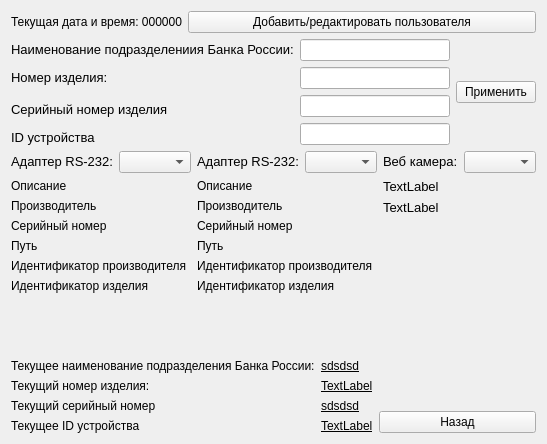
  <widget class="QWidget" name="centralwidget">
   <layout class="QGridLayout" name="gridLayout_4">
    <item row="0" column="0">
     <widget class="QLabel" name="label_2">
      <property name="text">
       <string>&lt;html&gt;&lt;head/&gt;&lt;body&gt;&lt;p&gt;Текущая дата и время: 000000&lt;/p&gt;&lt;/body&gt;&lt;/html&gt;</string>
      </property>
     </widget>
    </item>
    <item row="0" column="1" colspan="2">
     <widget class="QPushButton" name="pushButton">
      <property name="text">
       <string>Добавить/редактировать пользователя</string>
      </property>
     </widget>
    </item>
    <item row="1" column="0" colspan="3">
     <layout class="QHBoxLayout" name="horizontalLayout_5">
      <item>
       <layout class="QGridLayout" name="gridLayout">
        <item row="0" column="0">
         <widget class="QLabel" name="label_4">
          <property name="text">
           <string>&lt;html&gt;&lt;head/&gt;&lt;body&gt;&lt;p&gt;&lt;span style=&quot; font-size:10pt;&quot;&gt;Наименование подразделениия Банка России:&lt;/span&gt;&lt;/p&gt;&lt;/body&gt;&lt;/html&gt;</string>
          </property>
          <property name="alignment">
           <set>Qt::AlignLeading|Qt::AlignLeft|Qt::AlignVCenter</set>
          </property>
         </widget>
        </item>
        <item row="0" column="1">
         <widget class="QLineEdit" name="BankName">
          <property name="text">
           <string/>
          </property>
         </widget>
        </item>
        <item row="1" column="0">
         <widget class="QLabel" name="label_6">
          <property name="mouseTracking">
           <bool>true</bool>
          </property>
          <property name="text">
           <string>&lt;html&gt;&lt;head/&gt;&lt;body&gt;&lt;p&gt;&lt;span style=&quot; font-size:10pt;&quot;&gt;Номер изделия:&lt;/span&gt;&lt;/p&gt;&lt;/body&gt;&lt;/html&gt;</string>
          </property>
          <property name="alignment">
           <set>Qt::AlignLeading|Qt::AlignLeft|Qt::AlignVCenter</set>
          </property>
         </widget>
        </item>
        <item row="1" column="1">
         <widget class="QLineEdit" name="UnitNumber">
          <property name="text">
           <string/>
          </property>
         </widget>
        </item>
        <item row="2" column="0" rowspan="2">
         <widget class="QLabel" name="label_17">
          <property name="text">
           <string>&lt;html&gt;&lt;head/&gt;&lt;body&gt;&lt;p&gt;&lt;span style=&quot; font-size:10pt;&quot;&gt;Серийный номер изделия&lt;/span&gt;&lt;/p&gt;&lt;/body&gt;&lt;/html&gt;</string>
          </property>
          <property name="alignment">
           <set>Qt::AlignLeading|Qt::AlignLeft|Qt::AlignVCenter</set>
          </property>
         </widget>
        </item>
        <item row="2" column="1">
         <widget class="QLineEdit" name="Machine_serial">
          <property name="text">
           <string/>
          </property>
         </widget>
        </item>
        <item row="3" column="1" rowspan="2">
         <widget class="QLineEdit" name="Machine_ID">
          <property name="text">
           <string/>
          </property>
         </widget>
        </item>
        <item row="4" column="0">
         <widget class="QLabel" name="label_18">
          <property name="mouseTracking">
           <bool>true</bool>
          </property>
          <property name="text">
           <string>&lt;html&gt;&lt;head/&gt;&lt;body&gt;&lt;p&gt;&lt;span style=&quot; font-size:10pt;&quot;&gt;ID устройства&lt;/span&gt;&lt;/p&gt;&lt;/body&gt;&lt;/html&gt;</string>
          </property>
          <property name="alignment">
           <set>Qt::AlignLeading|Qt::AlignLeft|Qt::AlignVCenter</set>
          </property>
         </widget>
        </item>
       </layout>
      </item>
      <item>
       <widget class="QPushButton" name="pushButton_2">
        <property name="text">
         <string> Применить </string>
        </property>
       </widget>
      </item>
     </layout>
    </item>
    <item row="2" column="0" colspan="3">
     <layout class="QHBoxLayout" name="horizontalLayout_3">
      <item>
       <layout class="QVBoxLayout" name="verticalLayout_2">
        <item>
         <layout class="QHBoxLayout" name="horizontalLayout">
          <item>
           <widget class="QLabel" name="label_9">
            <property name="sizePolicy">
             <sizepolicy hsizetype="Fixed" vsizetype="Preferred">
              <horstretch>0</horstretch>
              <verstretch>0</verstretch>
             </sizepolicy>
            </property>
            <property name="text">
             <string>&lt;html&gt;&lt;head/&gt;&lt;body&gt;&lt;p&gt;&lt;span style=&quot; font-size:10pt;&quot;&gt;Адаптер RS-232:&lt;/span&gt;&lt;/p&gt;&lt;/body&gt;&lt;/html&gt;</string>
            </property>
            <property name="alignment">
             <set>Qt::AlignRight|Qt::AlignTrailing|Qt::AlignVCenter</set>
            </property>
           </widget>
          </item>
          <item>
           <widget class="QComboBox" name="serialPortInfoListBox">
            <property name="sizePolicy">
             <sizepolicy hsizetype="Preferred" vsizetype="Fixed">
              <horstretch>0</horstretch>
              <verstretch>0</verstretch>
             </sizepolicy>
            </property>
           </widget>
          </item>
         </layout>
        </item>
        <item>
         <layout class="QVBoxLayout" name="verticalLayout">
          <item>
           <widget class="QLabel" name="label_11">
            <property name="text">
             <string>Описание</string>
            </property>
           </widget>
          </item>
          <item>
           <widget class="QLabel" name="label_12">
            <property name="text">
             <string>Производитель</string>
            </property>
           </widget>
          </item>
          <item>
           <widget class="QLabel" name="label_13">
            <property name="text">
             <string>Серийный номер</string>
            </property>
           </widget>
          </item>
          <item>
           <widget class="QLabel" name="label_14">
            <property name="text">
             <string>Путь</string>
            </property>
           </widget>
          </item>
          <item>
           <widget class="QLabel" name="label_15">
            <property name="text">
             <string>Идентификатор производителя</string>
            </property>
           </widget>
          </item>
          <item>
           <widget class="QLabel" name="label_16">
            <property name="text">
             <string>Идентификатор изделия</string>
            </property>
           </widget>
          </item>
          <item>
           <spacer name="verticalSpacer">
            <property name="orientation">
             <enum>Qt::Vertical</enum>
            </property>
            <property name="sizeHint" stdset="0">
             <size>
              <width>20</width>
              <height>40</height>
             </size>
            </property>
           </spacer>
          </item>
         </layout>
        </item>
       </layout>
      </item>
      <item>
       <layout class="QVBoxLayout" name="verticalLayout_6">
        <item>
         <layout class="QHBoxLayout" name="horizontalLayout_4">
          <item>
           <widget class="QLabel" name="label_24">
            <property name="sizePolicy">
             <sizepolicy hsizetype="Fixed" vsizetype="Preferred">
              <horstretch>0</horstretch>
              <verstretch>0</verstretch>
             </sizepolicy>
            </property>
            <property name="text">
             <string>&lt;html&gt;&lt;head/&gt;&lt;body&gt;&lt;p&gt;&lt;span style=&quot; font-size:10pt;&quot;&gt;Адаптер RS-232:&lt;/span&gt;&lt;/p&gt;&lt;/body&gt;&lt;/html&gt;</string>
            </property>
            <property name="alignment">
             <set>Qt::AlignRight|Qt::AlignTrailing|Qt::AlignVCenter</set>
            </property>
           </widget>
          </item>
          <item>
           <widget class="QComboBox" name="serialPortInfoListBox_3">
            <property name="sizePolicy">
             <sizepolicy hsizetype="Preferred" vsizetype="Fixed">
              <horstretch>0</horstretch>
              <verstretch>0</verstretch>
             </sizepolicy>
            </property>
           </widget>
          </item>
         </layout>
        </item>
        <item>
         <layout class="QVBoxLayout" name="verticalLayout_7">
          <item>
           <widget class="QLabel" name="label_25">
            <property name="text">
             <string>Описание</string>
            </property>
           </widget>
          </item>
          <item>
           <widget class="QLabel" name="label_26">
            <property name="text">
             <string>Производитель</string>
            </property>
           </widget>
          </item>
          <item>
           <widget class="QLabel" name="label_27">
            <property name="text">
             <string>Серийный номер</string>
            </property>
           </widget>
          </item>
          <item>
           <widget class="QLabel" name="label_28">
            <property name="text">
             <string>Путь</string>
            </property>
           </widget>
          </item>
          <item>
           <widget class="QLabel" name="label_29">
            <property name="text">
             <string>Идентификатор производителя</string>
            </property>
           </widget>
          </item>
          <item>
           <widget class="QLabel" name="label_30">
            <property name="text">
             <string>Идентификатор изделия</string>
            </property>
           </widget>
          </item>
          <item>
           <spacer name="verticalSpacer_5">
            <property name="orientation">
             <enum>Qt::Vertical</enum>
            </property>
            <property name="sizeHint" stdset="0">
             <size>
              <width>20</width>
              <height>40</height>
             </size>
            </property>
           </spacer>
          </item>
         </layout>
        </item>
       </layout>
      </item>
      <item>
       <layout class="QVBoxLayout" name="verticalLayout_3">
        <item>
         <layout class="QHBoxLayout" name="horizontalLayout_2">
          <item>
           <widget class="QLabel" name="label_10">
            <property name="sizePolicy">
             <sizepolicy hsizetype="Fixed" vsizetype="Fixed">
              <horstretch>0</horstretch>
              <verstretch>0</verstretch>
             </sizepolicy>
            </property>
            <property name="text">
             <string>&lt;html&gt;&lt;head/&gt;&lt;body&gt;&lt;p&gt;&lt;span style=&quot; font-size:10pt;&quot;&gt;Веб камера:&lt;/span&gt;&lt;/p&gt;&lt;/body&gt;&lt;/html&gt;</string>
            </property>
            <property name="alignment">
             <set>Qt::AlignLeading|Qt::AlignLeft|Qt::AlignVCenter</set>
            </property>
           </widget>
          </item>
          <item>
           <widget class="QComboBox" name="comboBoxCam"/>
          </item>
         </layout>
        </item>
        <item>
         <widget class="QLabel" name="label">
          <property name="sizePolicy">
           <sizepolicy hsizetype="Preferred" vsizetype="Preferred">
            <horstretch>0</horstretch>
            <verstretch>0</verstretch>
           </sizepolicy>
          </property>
          <property name="maximumSize">
           <size>
            <width>248</width>
            <height>16777215</height>
           </size>
          </property>
          <property name="text">
           <string>&lt;html&gt;&lt;head/&gt;&lt;body&gt;&lt;p&gt;&lt;span style=&quot; font-size:10pt;&quot;&gt;TextLabel&lt;/span&gt;&lt;/p&gt;&lt;/body&gt;&lt;/html&gt;</string>
          </property>
          <property name="wordWrap">
           <bool>true</bool>
          </property>
         </widget>
        </item>
        <item>
         <widget class="QLabel" name="ScanerHWVersion">
          <property name="text">
           <string>&lt;html&gt;&lt;head/&gt;&lt;body&gt;&lt;p&gt;&lt;span style=&quot; font-size:10pt;&quot;&gt;TextLabel&lt;/span&gt;&lt;/p&gt;&lt;/body&gt;&lt;/html&gt;</string>
          </property>
         </widget>
        </item>
        <item>
         <spacer name="verticalSpacer_2">
          <property name="orientation">
           <enum>Qt::Vertical</enum>
          </property>
          <property name="sizeHint" stdset="0">
           <size>
            <width>20</width>
            <height>40</height>
           </size>
          </property>
         </spacer>
        </item>
       </layout>
      </item>
     </layout>
    </item>
    <item row="3" column="1">
     <spacer name="verticalSpacer_3">
      <property name="orientation">
       <enum>Qt::Vertical</enum>
      </property>
      <property name="sizeHint" stdset="0">
       <size>
        <width>20</width>
        <height>20</height>
       </size>
      </property>
     </spacer>
    </item>
    <item row="3" column="2">
     <spacer name="horizontalSpacer">
      <property name="orientation">
       <enum>Qt::Horizontal</enum>
      </property>
      <property name="sizeHint" stdset="0">
       <size>
        <width>181</width>
        <height>20</height>
       </size>
      </property>
     </spacer>
    </item>
    <item row="4" column="0" colspan="3">
     <layout class="QGridLayout" name="gridLayout_3">
      <item row="0" column="0" rowspan="2">
       <layout class="QGridLayout" name="gridLayout_2">
        <item row="0" column="0" colspan="2">
         <widget class="QLabel" name="label_3">
          <property name="text">
           <string>Текущее наименование подразделения Банка России:</string>
          </property>
         </widget>
        </item>
        <item row="0" column="2">
         <widget class="QLabel" name="label_7">
          <property name="font">
           <font>
            <underline>true</underline>
           </font>
          </property>
          <property name="text">
           <string>sdsdsd</string>
          </property>
         </widget>
        </item>
        <item row="1" column="0">
         <widget class="QLabel" name="label_5">
          <property name="text">
           <string>Текущий номер изделия:</string>
          </property>
         </widget>
        </item>
        <item row="2" column="0" colspan="2">
         <widget class="QLabel" name="label_21">
          <property name="text">
           <string>Текущий серийный номер</string>
          </property>
         </widget>
        </item>
        <item row="2" column="2">
         <widget class="QLabel" name="label_19">
          <property name="font">
           <font>
            <underline>true</underline>
           </font>
          </property>
          <property name="text">
           <string>sdsdsd</string>
          </property>
         </widget>
        </item>
        <item row="3" column="0">
         <widget class="QLabel" name="label_22">
          <property name="text">
           <string>Текущее ID устройства</string>
          </property>
         </widget>
        </item>
        <item row="1" column="2">
         <widget class="QLabel" name="label_8">
          <property name="font">
           <font>
            <underline>true</underline>
           </font>
          </property>
          <property name="text">
           <string>TextLabel</string>
          </property>
         </widget>
        </item>
        <item row="3" column="2">
         <widget class="QLabel" name="label_20">
          <property name="font">
           <font>
            <underline>true</underline>
           </font>
          </property>
          <property name="text">
           <string>TextLabel</string>
          </property>
         </widget>
        </item>
       </layout>
      </item>
      <item row="0" column="1">
       <spacer name="verticalSpacer_4">
        <property name="orientation">
         <enum>Qt::Vertical</enum>
        </property>
        <property name="sizeHint" stdset="0">
         <size>
          <width>20</width>
          <height>40</height>
         </size>
        </property>
       </spacer>
      </item>
      <item row="1" column="1">
       <widget class="QPushButton" name="pushButton_7">
        <property name="text">
         <string>Назад</string>
        </property>
       </widget>
      </item>
     </layout>
    </item>
   </layout>
  </widget>
